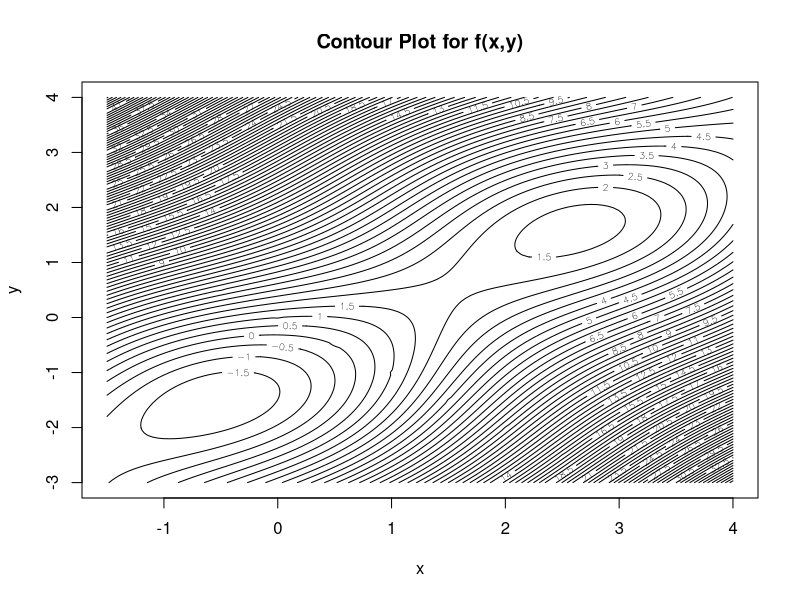
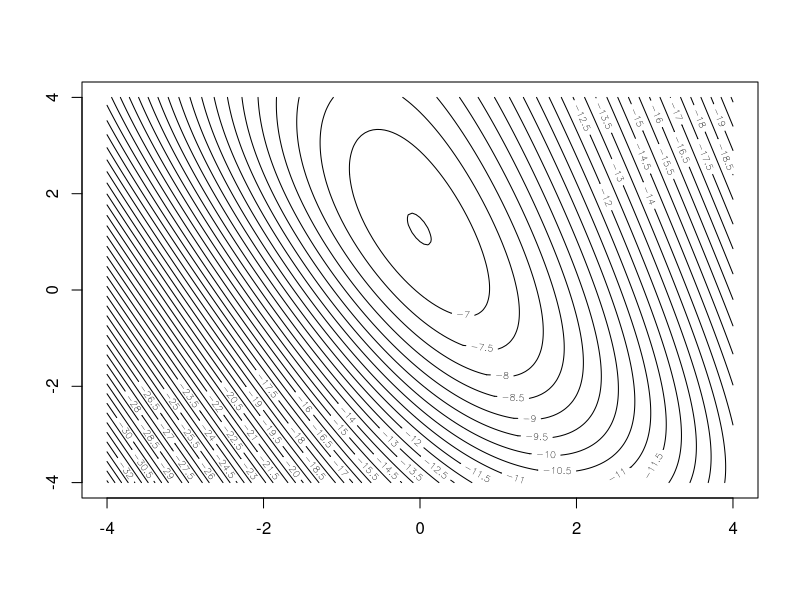
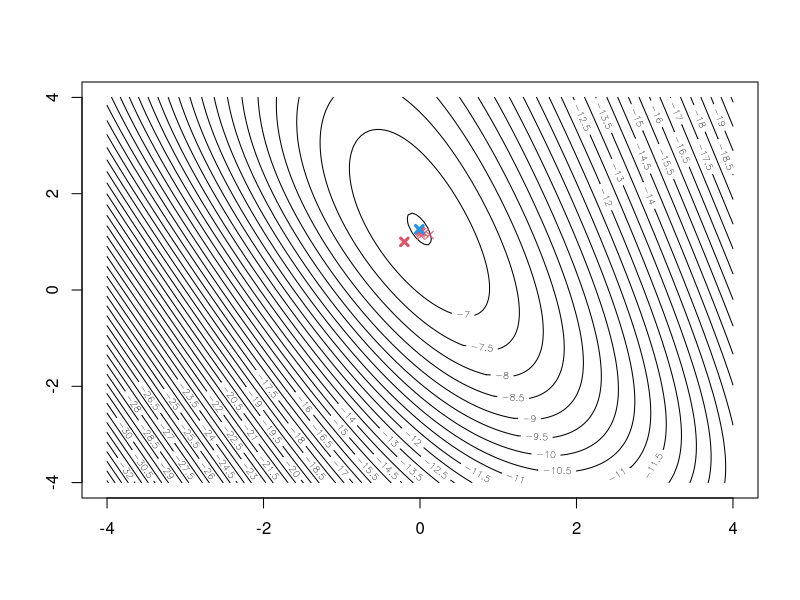
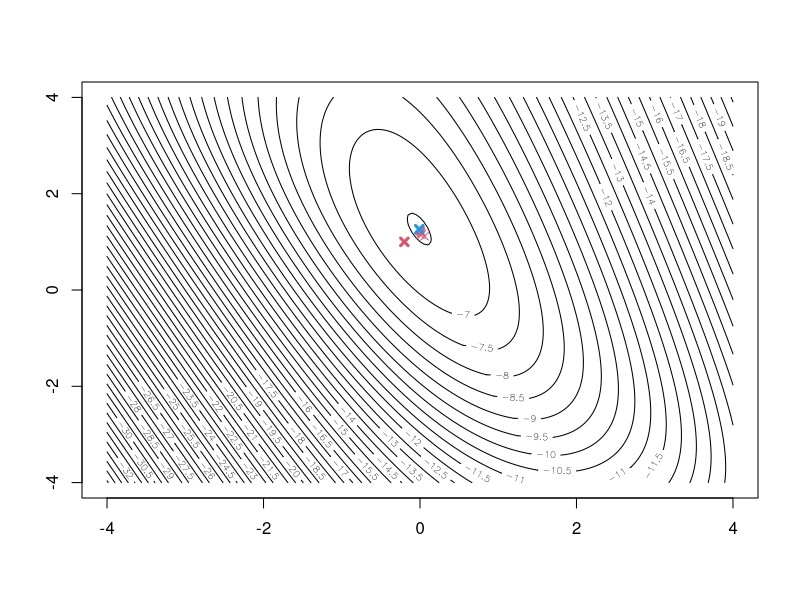

Write the R code that produced these figures, in order.
## ---- chunk 1
f <- function(x, y) {
  return (sin(x+y) + (x-y)^2 - 1.5*x + 2.5*y + 1)
}
## ---- chunk 2
# using example code from lecture
x1grid <- -30:80/20
x2grid <- -60:80/20
dx1 <- length(x1grid)
dx2 <- length(x2grid)
dx <- dx1*dx2

fx <- matrix(rep(NA, dx), nrow=dx1)
for (i in 1:dx1)
  for (j in 1:dx2)
  {
    x <- x1grid[i]
    y <- x2grid[j]
    fx[i, j] <- f(x, y)
  }
mfx <- matrix(fx, nrow=dx1, ncol=dx2)


contour(x1grid, x2grid, mfx, nlevels=100, xlab="x", ylab="y", main="Contour Plot for f(x,y)")
## ---- chunk 3
# get gradient
deriv(expression(sin(x+y) + (x-y)^2 - 1.5*x + 2.5*y + 1), namevec = c("x", "y"))

grad_g <- function(x, y) {
  grad_x <- cos(x + y) + 2 * (x - y) - 1.5
  grad_y <- cos(x + y) - 2 * (x - y) + 2.5
  return(c(grad_x, grad_y))
}

hessian_g <- function(x, y) {
  h11 <- -sin(x+y) + 2
  h12 <- -sin(x+y) - 2
  h21 <- -sin(x+y) - 2
  h22 <- -sin(x+y) + 2
  return(matrix(c(h11, h12, h21, h22), nrow = 2, byrow = TRUE))
}
## ---- chunk 4
newton <- function(starting_point) {
  x0 <- starting_point[1]
  y0 <- starting_point[2]
  
  x_t <- c(x0, y0)
  
  it <- 0
  while(TRUE) {
    # function only defined for this range
    stopifnot(x_t[1] > -1.5 & x_t[1] < 4 &x_t[2] > -3 &x_t[2] < 4 ) 
    
    
    x_t1 <- x_t - solve(hessian_g(x_t[1],x_t[2])) %*% grad_g(x_t[1],x_t[2])
    
    # use absolute stopping criterion or a maximum number of iterations
    if (norm(x_t1 - x_t, type="2") < 0.005 | it >= 10000){
      break
    }
    
    x_t <- x_t1
    it <- it + 1
  }
  
  return(c(x_t, it))
}
## ---- chunk 5
newton(c(0,-1)) # finds minimum with convergence in 3 iterations
newton(c(2,-1)) # converges in 3 iteration
newton(c(3,1)) # finds minimum in 2 iterations, but only local
## ---- chunk 6
x <- c(0,0,0,0.1,0.1,0.3,0.3,0.9,0.9,0.9)
y <- c(0,0,1,0,1,1,1,0,1,1)

# The function g to be maximised, partial derivatives dg1, dg2, and gradient
g <- function(beta)
{
  beta0 <- beta[1]
  beta1 <- beta[2]
  
  p <- 1 / (1 + exp(-(beta0 + beta1 * x)))  # logistic regression
  
  log_likelihood <- sum(y * log(p) + (1 - y) * log(1 - p))
  
  return(log_likelihood)
}


gradient <- function(beta)
{
  beta0 <- beta[1]
  beta1 <- beta[2]
  
  p <- 1 / (1 + exp(-(beta0 + beta1 * x)))
  
  grad_beta0 <- sum(y - p)
  grad_beta1 <- sum((y - p) * x)
  
  return(c(grad_beta0, grad_beta1))
}
## ---- chunk 7
steepestasc <- function(x0, eps=1e-5, alpha0=1, factor=0.5)
{
  func_evals <- 0
  grad_evals <- 0
  xt   <- x0
  conv <- 999
  points(xt[1], xt[2], col=2, pch=4, lwd=3)
  while(conv>eps)
  {
    alpha <- alpha0
    xt1   <- xt
    xt    <- xt1 + alpha*gradient(xt1)
    grad_evals <- grad_evals + 1
    
    while (g(xt)<g(xt1))
    {
      func_evals <- func_evals + 2 # for the two evals in while condition
      
      # adjust alpha by given factor
      alpha <- alpha*factor
      
      xt    <- xt1 + alpha*gradient(xt1)
      grad_evals <- grad_evals + 1
    }
    func_evals <- func_evals + 2 # for the two evals in while condition that broke the loop
    
    points(xt[1], xt[2], col=2, pch=4, lwd=1)
    conv <- max(abs(xt - xt1))
  }
  points(xt[1], xt[2], col=4, pch=4, lwd=3)
  
  cat("Function evaluations:", func_evals, "\n")
  cat("Gradient evaluations:", grad_evals, "\n")
  
  xt
}
## ---- chunk 8
# Produce a contour plot; define first a grid where function is evaluated
x1grid <- seq(-4, 4, by=0.05)
x2grid <- seq(-4, 4, by=0.05)
dx1 <- length(x1grid)
dx2 <- length(x2grid)
dx  <- dx1*dx2
gx  <- matrix(rep(NA, dx), nrow=dx1)
for (i in 1:dx1)
  for (j in 1:dx2)
  {
    gx[i,j] <- g(c(x1grid[i], x2grid[j]))
  }
mgx <- matrix(gx, nrow=dx1, ncol=dx2)
contour(x1grid, x2grid, mgx, nlevels=50)  # Note: For other functions g, you might need to choose another nlevels-value to get a good impression of the function 

## ---- chunk 9
contour(x1grid, x2grid, mgx, nlevels=50)
steepestasc(c(-0.2, 1), factor=0.5)
contour(x1grid, x2grid, mgx, nlevels=50)
steepestasc(c(-0.2, 1), factor=0.4)
## ---- chunk 10
optim(c(-0.2, 1), g, gr=gradient, method="BFGS", control=list(fnscale=-1)) 

optim(c(-0.2, 1), g, method="Nelder-Mead",control=list(fnscale=-1))
## ---- chunk 11
model <- glm(y ~ x, family="binomial")
model$iter # the number of iterations of IWLS used.
model$coefficients
